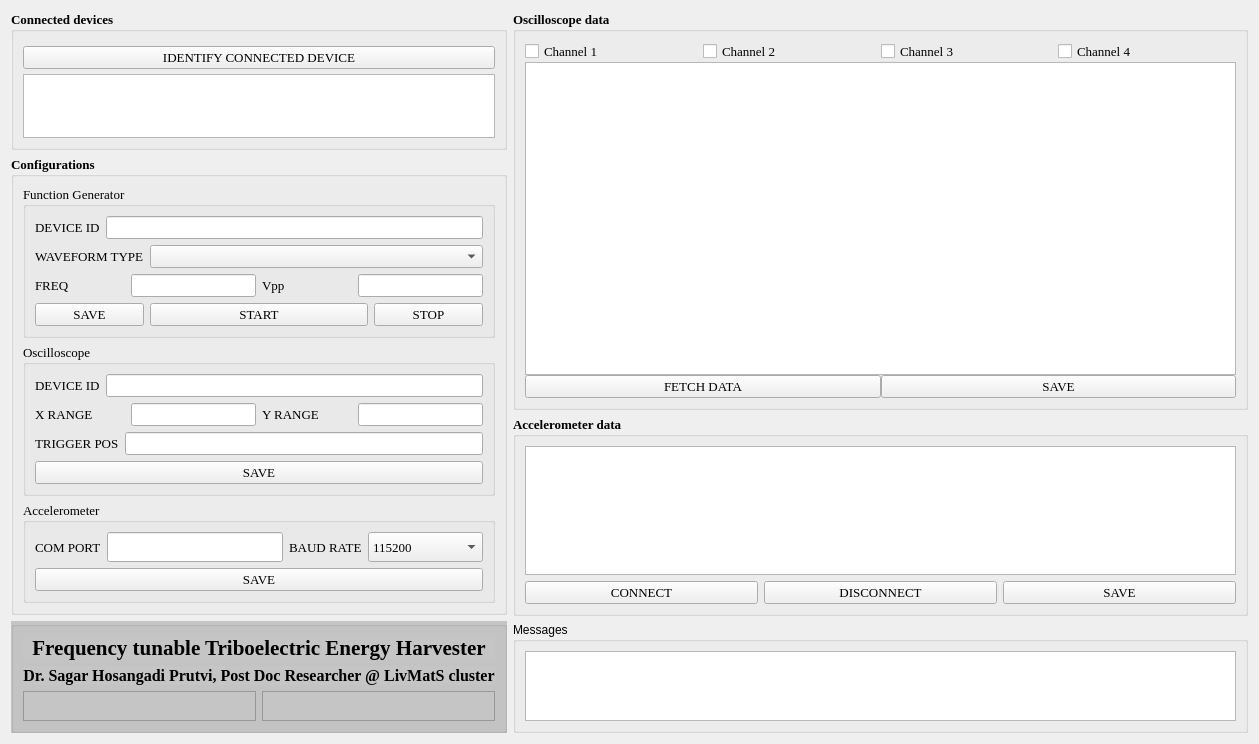
<?xml version="1.0" encoding="UTF-8"?>
<ui version="4.0">
 <class>main_widget</class>
 <widget class="QWidget" name="main_widget">
  <property name="windowModality">
   <enum>Qt::WindowModality::ApplicationModal</enum>
  </property>
  <property name="enabled">
   <bool>true</bool>
  </property>
  <property name="geometry">
   <rect>
    <x>0</x>
    <y>0</y>
    <width>1259</width>
    <height>744</height>
   </rect>
  </property>
  <property name="sizePolicy">
   <sizepolicy hsizetype="Expanding" vsizetype="Expanding">
    <horstretch>0</horstretch>
    <verstretch>0</verstretch>
   </sizepolicy>
  </property>
  <property name="windowTitle">
   <string>Frequency tunable triboelectric test and measurement setup</string>
  </property>
  <layout class="QGridLayout" name="gridLayout_7" rowstretch="0,0,0,0" columnstretch="3,0,0,0,0,10,10,10">
   <item row="0" column="5" rowspan="4" colspan="3">
    <layout class="QVBoxLayout" name="right_box" stretch="20,10,2">
     <item>
      <widget class="QGroupBox" name="scope_box">
       <property name="sizePolicy">
        <sizepolicy hsizetype="Expanding" vsizetype="Expanding">
         <horstretch>0</horstretch>
         <verstretch>0</verstretch>
        </sizepolicy>
       </property>
       <property name="font">
        <font>
         <family>Times New Roman</family>
         <pointsize>10</pointsize>
         <bold>true</bold>
        </font>
       </property>
       <property name="title">
        <string>Oscilloscope data</string>
       </property>
       <property name="flat">
        <bool>false</bool>
       </property>
       <property name="checkable">
        <bool>false</bool>
       </property>
       <layout class="QGridLayout" name="gridLayout_16">
        <property name="spacing">
         <number>0</number>
        </property>
        <item row="0" column="0">
         <layout class="QGridLayout" name="gridLayout_4" columnstretch="1,1,1,1">
          <item row="0" column="0">
           <widget class="QCheckBox" name="scope_channel1">
            <property name="sizePolicy">
             <sizepolicy hsizetype="Expanding" vsizetype="Preferred">
              <horstretch>0</horstretch>
              <verstretch>0</verstretch>
             </sizepolicy>
            </property>
            <property name="font">
             <font>
              <family>Times New Roman</family>
              <pointsize>10</pointsize>
              <bold>false</bold>
             </font>
            </property>
            <property name="text">
             <string>Channel 1</string>
            </property>
           </widget>
          </item>
          <item row="0" column="1">
           <widget class="QCheckBox" name="scope_channel2">
            <property name="sizePolicy">
             <sizepolicy hsizetype="Expanding" vsizetype="Preferred">
              <horstretch>0</horstretch>
              <verstretch>0</verstretch>
             </sizepolicy>
            </property>
            <property name="font">
             <font>
              <family>Times New Roman</family>
              <pointsize>10</pointsize>
              <bold>false</bold>
             </font>
            </property>
            <property name="text">
             <string>Channel 2</string>
            </property>
           </widget>
          </item>
          <item row="0" column="2">
           <widget class="QCheckBox" name="scope_channel3">
            <property name="sizePolicy">
             <sizepolicy hsizetype="Expanding" vsizetype="Preferred">
              <horstretch>0</horstretch>
              <verstretch>0</verstretch>
             </sizepolicy>
            </property>
            <property name="font">
             <font>
              <family>Times New Roman</family>
              <pointsize>10</pointsize>
              <bold>false</bold>
             </font>
            </property>
            <property name="text">
             <string>Channel 3</string>
            </property>
           </widget>
          </item>
          <item row="0" column="3">
           <widget class="QCheckBox" name="scope_channel4">
            <property name="sizePolicy">
             <sizepolicy hsizetype="Expanding" vsizetype="Preferred">
              <horstretch>0</horstretch>
              <verstretch>0</verstretch>
             </sizepolicy>
            </property>
            <property name="font">
             <font>
              <family>Times New Roman</family>
              <pointsize>10</pointsize>
              <bold>false</bold>
             </font>
            </property>
            <property name="text">
             <string>Channel 4</string>
            </property>
           </widget>
          </item>
          <item row="2" column="0" colspan="2">
           <widget class="QPushButton" name="scope_fetch_button">
            <property name="sizePolicy">
             <sizepolicy hsizetype="Expanding" vsizetype="Preferred">
              <horstretch>0</horstretch>
              <verstretch>0</verstretch>
             </sizepolicy>
            </property>
            <property name="font">
             <font>
              <family>Times New Roman</family>
              <pointsize>10</pointsize>
              <bold>false</bold>
             </font>
            </property>
            <property name="text">
             <string>FETCH DATA</string>
            </property>
           </widget>
          </item>
          <item row="2" column="2" colspan="2">
           <widget class="QPushButton" name="scope_data_save_button">
            <property name="sizePolicy">
             <sizepolicy hsizetype="Expanding" vsizetype="Preferred">
              <horstretch>0</horstretch>
              <verstretch>0</verstretch>
             </sizepolicy>
            </property>
            <property name="font">
             <font>
              <family>Times New Roman</family>
              <pointsize>10</pointsize>
              <bold>false</bold>
             </font>
            </property>
            <property name="text">
             <string>SAVE</string>
            </property>
           </widget>
          </item>
          <item row="1" column="0" colspan="4">
           <widget class="QGraphicsView" name="scope_graphics_view">
            <property name="sizePolicy">
             <sizepolicy hsizetype="Expanding" vsizetype="Expanding">
              <horstretch>0</horstretch>
              <verstretch>0</verstretch>
             </sizepolicy>
            </property>
            <property name="font">
             <font>
              <family>Times New Roman</family>
              <pointsize>6</pointsize>
              <bold>false</bold>
             </font>
            </property>
           </widget>
          </item>
         </layout>
        </item>
       </layout>
      </widget>
     </item>
     <item>
      <widget class="QGroupBox" name="accel_box">
       <property name="sizePolicy">
        <sizepolicy hsizetype="Expanding" vsizetype="Expanding">
         <horstretch>0</horstretch>
         <verstretch>0</verstretch>
        </sizepolicy>
       </property>
       <property name="font">
        <font>
         <family>Times New Roman</family>
         <pointsize>10</pointsize>
         <bold>true</bold>
        </font>
       </property>
       <property name="title">
        <string>Accelerometer data</string>
       </property>
       <layout class="QGridLayout" name="gridLayout_8">
        <item row="1" column="0">
         <layout class="QGridLayout" name="gridLayout_5" rowstretch="10,1" columnstretch="1,1,1">
          <item row="0" column="0" colspan="3">
           <widget class="QGraphicsView" name="accel_graph">
            <property name="sizePolicy">
             <sizepolicy hsizetype="Expanding" vsizetype="Expanding">
              <horstretch>0</horstretch>
              <verstretch>0</verstretch>
             </sizepolicy>
            </property>
            <property name="font">
             <font>
              <family>Times New Roman</family>
              <pointsize>8</pointsize>
              <bold>false</bold>
             </font>
            </property>
           </widget>
          </item>
          <item row="1" column="2">
           <widget class="QPushButton" name="accel_save_button">
            <property name="sizePolicy">
             <sizepolicy hsizetype="Expanding" vsizetype="Expanding">
              <horstretch>0</horstretch>
              <verstretch>0</verstretch>
             </sizepolicy>
            </property>
            <property name="font">
             <font>
              <family>Times New Roman</family>
              <pointsize>10</pointsize>
              <bold>false</bold>
             </font>
            </property>
            <property name="text">
             <string>SAVE</string>
            </property>
           </widget>
          </item>
          <item row="1" column="0">
           <widget class="QPushButton" name="accel_fetch_button">
            <property name="sizePolicy">
             <sizepolicy hsizetype="Expanding" vsizetype="Expanding">
              <horstretch>0</horstretch>
              <verstretch>0</verstretch>
             </sizepolicy>
            </property>
            <property name="font">
             <font>
              <family>Times New Roman</family>
              <pointsize>10</pointsize>
              <bold>false</bold>
             </font>
            </property>
            <property name="text">
             <string>CONNECT</string>
            </property>
           </widget>
          </item>
          <item row="1" column="1">
           <widget class="QPushButton" name="accel_disconnect_button">
            <property name="sizePolicy">
             <sizepolicy hsizetype="Minimum" vsizetype="Expanding">
              <horstretch>0</horstretch>
              <verstretch>0</verstretch>
             </sizepolicy>
            </property>
            <property name="font">
             <font>
              <family>Times New Roman</family>
              <pointsize>10</pointsize>
              <bold>false</bold>
             </font>
            </property>
            <property name="text">
             <string>DISCONNECT</string>
            </property>
           </widget>
          </item>
         </layout>
        </item>
       </layout>
      </widget>
     </item>
     <item>
      <widget class="QGroupBox" name="output">
       <property name="sizePolicy">
        <sizepolicy hsizetype="Expanding" vsizetype="Expanding">
         <horstretch>0</horstretch>
         <verstretch>0</verstretch>
        </sizepolicy>
       </property>
       <property name="styleSheet">
        <string notr="true"/>
       </property>
       <property name="title">
        <string>Messages</string>
       </property>
       <layout class="QGridLayout" name="gridLayout_15">
        <item row="0" column="0" rowspan="2">
         <widget class="QTextEdit" name="output_message">
          <property name="sizePolicy">
           <sizepolicy hsizetype="Expanding" vsizetype="Preferred">
            <horstretch>0</horstretch>
            <verstretch>0</verstretch>
           </sizepolicy>
          </property>
          <property name="styleSheet">
           <string notr="true">color: rgb(42, 42, 42);</string>
          </property>
          <property name="readOnly">
           <bool>true</bool>
          </property>
          <property name="html">
           <string>&lt;!DOCTYPE HTML PUBLIC &quot;-//W3C//DTD HTML 4.0//EN&quot; &quot;http://www.w3.org/TR/REC-html40/strict.dtd&quot;&gt;
&lt;html&gt;&lt;head&gt;&lt;meta name=&quot;qrichtext&quot; content=&quot;1&quot; /&gt;&lt;meta charset=&quot;utf-8&quot; /&gt;&lt;style type=&quot;text/css&quot;&gt;
p, li { white-space: pre-wrap; }
hr { height: 1px; border-width: 0; }
li.unchecked::marker { content: &quot;\2610&quot;; }
li.checked::marker { content: &quot;\2612&quot;; }
&lt;/style&gt;&lt;/head&gt;&lt;body style=&quot; font-family:'Segoe UI'; font-size:9pt; font-weight:400; font-style:normal;&quot;&gt;
&lt;p style=&quot;-qt-paragraph-type:empty; margin-top:0px; margin-bottom:0px; margin-left:0px; margin-right:0px; -qt-block-indent:0; text-indent:0px;&quot;&gt;&lt;br /&gt;&lt;/p&gt;&lt;/body&gt;&lt;/html&gt;</string>
          </property>
          <property name="acceptRichText">
           <bool>true</bool>
          </property>
         </widget>
        </item>
       </layout>
      </widget>
     </item>
    </layout>
   </item>
   <item row="0" column="0" rowspan="4">
    <layout class="QVBoxLayout" name="left_box" stretch="6,5,1">
     <item>
      <widget class="QGroupBox" name="con_box">
       <property name="sizePolicy">
        <sizepolicy hsizetype="Expanding" vsizetype="Expanding">
         <horstretch>0</horstretch>
         <verstretch>0</verstretch>
        </sizepolicy>
       </property>
       <property name="minimumSize">
        <size>
         <width>0</width>
         <height>30</height>
        </size>
       </property>
       <property name="font">
        <font>
         <family>Times New Roman</family>
         <pointsize>10</pointsize>
         <bold>true</bold>
        </font>
       </property>
       <property name="title">
        <string>Connected devices</string>
       </property>
       <layout class="QGridLayout" name="gridLayout_9">
        <item row="0" column="0">
         <layout class="QVBoxLayout" name="verticalLayout">
          <property name="spacing">
           <number>5</number>
          </property>
          <property name="topMargin">
           <number>5</number>
          </property>
          <item>
           <widget class="QPushButton" name="identify_res_button">
            <property name="sizePolicy">
             <sizepolicy hsizetype="Preferred" vsizetype="Preferred">
              <horstretch>0</horstretch>
              <verstretch>0</verstretch>
             </sizepolicy>
            </property>
            <property name="font">
             <font>
              <family>Times New Roman</family>
              <pointsize>10</pointsize>
              <bold>false</bold>
             </font>
            </property>
            <property name="text">
             <string>IDENTIFY CONNECTED DEVICE</string>
            </property>
           </widget>
          </item>
          <item>
           <widget class="QTableWidget" name="connected_devices_table">
            <property name="sizePolicy">
             <sizepolicy hsizetype="Expanding" vsizetype="Expanding">
              <horstretch>0</horstretch>
              <verstretch>0</verstretch>
             </sizepolicy>
            </property>
            <property name="minimumSize">
             <size>
              <width>0</width>
              <height>20</height>
             </size>
            </property>
            <property name="font">
             <font>
              <family>Times New Roman</family>
              <pointsize>10</pointsize>
              <bold>false</bold>
             </font>
            </property>
           </widget>
          </item>
         </layout>
        </item>
       </layout>
      </widget>
     </item>
     <item>
      <widget class="QGroupBox" name="config_box">
       <property name="sizePolicy">
        <sizepolicy hsizetype="Expanding" vsizetype="Expanding">
         <horstretch>0</horstretch>
         <verstretch>0</verstretch>
        </sizepolicy>
       </property>
       <property name="font">
        <font>
         <family>Times New Roman</family>
         <pointsize>10</pointsize>
         <bold>true</bold>
        </font>
       </property>
       <property name="title">
        <string>Configurations</string>
       </property>
       <layout class="QGridLayout" name="gridLayout_10" rowstretch="4,4,2,0,0">
        <item row="3" column="0">
         <widget class="QGroupBox" name="scope_config_box">
          <property name="font">
           <font>
            <family>Times New Roman</family>
            <pointsize>10</pointsize>
            <bold>false</bold>
           </font>
          </property>
          <property name="title">
           <string>Oscilloscope</string>
          </property>
          <layout class="QGridLayout" name="gridLayout_13">
           <item row="0" column="0">
            <layout class="QGridLayout" name="gridLayout_2">
             <item row="1" column="0">
              <layout class="QHBoxLayout" name="horizontalLayout_6">
               <item>
                <widget class="QLabel" name="scope_xrange_label">
                 <property name="sizePolicy">
                  <sizepolicy hsizetype="Expanding" vsizetype="Preferred">
                   <horstretch>0</horstretch>
                   <verstretch>0</verstretch>
                  </sizepolicy>
                 </property>
                 <property name="font">
                  <font>
                   <family>Times New Roman</family>
                   <pointsize>10</pointsize>
                   <bold>false</bold>
                  </font>
                 </property>
                 <property name="text">
                  <string>X RANGE</string>
                 </property>
                </widget>
               </item>
               <item>
                <widget class="QLineEdit" name="scope_config_xrange_input">
                 <property name="sizePolicy">
                  <sizepolicy hsizetype="Expanding" vsizetype="Preferred">
                   <horstretch>0</horstretch>
                   <verstretch>0</verstretch>
                  </sizepolicy>
                 </property>
                 <property name="font">
                  <font>
                   <family>Times New Roman</family>
                   <pointsize>10</pointsize>
                   <bold>false</bold>
                  </font>
                 </property>
                </widget>
               </item>
              </layout>
             </item>
             <item row="1" column="1">
              <layout class="QHBoxLayout" name="horizontalLayout_7">
               <item>
                <widget class="QLabel" name="scope_yrange_label">
                 <property name="sizePolicy">
                  <sizepolicy hsizetype="Expanding" vsizetype="Preferred">
                   <horstretch>0</horstretch>
                   <verstretch>0</verstretch>
                  </sizepolicy>
                 </property>
                 <property name="font">
                  <font>
                   <family>Times New Roman</family>
                   <pointsize>10</pointsize>
                   <bold>false</bold>
                  </font>
                 </property>
                 <property name="text">
                  <string>Y RANGE</string>
                 </property>
                </widget>
               </item>
               <item>
                <widget class="QLineEdit" name="scope_config_yrange_input">
                 <property name="sizePolicy">
                  <sizepolicy hsizetype="Expanding" vsizetype="Preferred">
                   <horstretch>0</horstretch>
                   <verstretch>0</verstretch>
                  </sizepolicy>
                 </property>
                 <property name="font">
                  <font>
                   <family>Times New Roman</family>
                   <pointsize>10</pointsize>
                   <bold>false</bold>
                  </font>
                 </property>
                </widget>
               </item>
              </layout>
             </item>
             <item row="0" column="0" colspan="2">
              <layout class="QHBoxLayout" name="horizontalLayout_5">
               <item>
                <widget class="QLabel" name="scope_id_label">
                 <property name="sizePolicy">
                  <sizepolicy hsizetype="Preferred" vsizetype="Minimum">
                   <horstretch>0</horstretch>
                   <verstretch>0</verstretch>
                  </sizepolicy>
                 </property>
                 <property name="minimumSize">
                  <size>
                   <width>0</width>
                   <height>0</height>
                  </size>
                 </property>
                 <property name="text">
                  <string>DEVICE ID</string>
                 </property>
                </widget>
               </item>
               <item>
                <widget class="QLineEdit" name="scope_config_id_input">
                 <property name="sizePolicy">
                  <sizepolicy hsizetype="Expanding" vsizetype="Preferred">
                   <horstretch>0</horstretch>
                   <verstretch>0</verstretch>
                  </sizepolicy>
                 </property>
                </widget>
               </item>
              </layout>
             </item>
             <item row="2" column="0" colspan="2">
              <layout class="QHBoxLayout" name="horizontalLayout_8">
               <item>
                <widget class="QLabel" name="scope_trigger_label">
                 <property name="sizePolicy">
                  <sizepolicy hsizetype="Preferred" vsizetype="Preferred">
                   <horstretch>0</horstretch>
                   <verstretch>0</verstretch>
                  </sizepolicy>
                 </property>
                 <property name="font">
                  <font>
                   <family>Times New Roman</family>
                   <pointsize>10</pointsize>
                   <bold>false</bold>
                  </font>
                 </property>
                 <property name="text">
                  <string>TRIGGER POS</string>
                 </property>
                </widget>
               </item>
               <item>
                <widget class="QLineEdit" name="scope_config_trigger_input">
                 <property name="sizePolicy">
                  <sizepolicy hsizetype="Expanding" vsizetype="Preferred">
                   <horstretch>0</horstretch>
                   <verstretch>0</verstretch>
                  </sizepolicy>
                 </property>
                 <property name="font">
                  <font>
                   <family>Times New Roman</family>
                   <pointsize>10</pointsize>
                   <bold>false</bold>
                  </font>
                 </property>
                </widget>
               </item>
              </layout>
             </item>
             <item row="3" column="0" colspan="2">
              <widget class="QPushButton" name="scope_config_save_button">
               <property name="sizePolicy">
                <sizepolicy hsizetype="Minimum" vsizetype="Preferred">
                 <horstretch>0</horstretch>
                 <verstretch>0</verstretch>
                </sizepolicy>
               </property>
               <property name="font">
                <font>
                 <family>Times New Roman</family>
                 <pointsize>10</pointsize>
                 <bold>false</bold>
                </font>
               </property>
               <property name="text">
                <string>SAVE</string>
               </property>
              </widget>
             </item>
            </layout>
           </item>
          </layout>
         </widget>
        </item>
        <item row="4" column="0">
         <widget class="QGroupBox" name="accel_config_box">
          <property name="font">
           <font>
            <family>Times New Roman</family>
            <pointsize>10</pointsize>
            <bold>false</bold>
           </font>
          </property>
          <property name="title">
           <string>Accelerometer</string>
          </property>
          <layout class="QGridLayout" name="gridLayout_11">
           <item row="0" column="0">
            <layout class="QGridLayout" name="gridLayout_3" rowstretch="1,1">
             <item row="0" column="1">
              <layout class="QHBoxLayout" name="horizontalLayout_10">
               <item>
                <widget class="QLabel" name="com_baud_rate_label">
                 <property name="sizePolicy">
                  <sizepolicy hsizetype="Preferred" vsizetype="Preferred">
                   <horstretch>0</horstretch>
                   <verstretch>0</verstretch>
                  </sizepolicy>
                 </property>
                 <property name="text">
                  <string>BAUD RATE</string>
                 </property>
                </widget>
               </item>
               <item>
                <widget class="QComboBox" name="com_baud_rate_input">
                 <property name="sizePolicy">
                  <sizepolicy hsizetype="Expanding" vsizetype="Preferred">
                   <horstretch>0</horstretch>
                   <verstretch>0</verstretch>
                  </sizepolicy>
                 </property>
                 <item>
                  <property name="text">
                   <string>115200</string>
                  </property>
                 </item>
                 <item>
                  <property name="text">
                   <string>57600</string>
                  </property>
                 </item>
                 <item>
                  <property name="text">
                   <string>38400</string>
                  </property>
                 </item>
                 <item>
                  <property name="text">
                   <string>19200</string>
                  </property>
                 </item>
                 <item>
                  <property name="text">
                   <string>9600</string>
                  </property>
                 </item>
                 <item>
                  <property name="text">
                   <string>4800</string>
                  </property>
                 </item>
                </widget>
               </item>
              </layout>
             </item>
             <item row="1" column="0" colspan="2">
              <widget class="QPushButton" name="accel_config_save_button">
               <property name="sizePolicy">
                <sizepolicy hsizetype="Expanding" vsizetype="Preferred">
                 <horstretch>0</horstretch>
                 <verstretch>0</verstretch>
                </sizepolicy>
               </property>
               <property name="text">
                <string>SAVE</string>
               </property>
              </widget>
             </item>
             <item row="0" column="0">
              <layout class="QHBoxLayout" name="horizontalLayout_9">
               <item>
                <widget class="QLabel" name="accel_com_label">
                 <property name="sizePolicy">
                  <sizepolicy hsizetype="Preferred" vsizetype="Preferred">
                   <horstretch>0</horstretch>
                   <verstretch>0</verstretch>
                  </sizepolicy>
                 </property>
                 <property name="font">
                  <font>
                   <family>Times New Roman</family>
                   <pointsize>10</pointsize>
                   <bold>false</bold>
                  </font>
                 </property>
                 <property name="text">
                  <string>COM PORT</string>
                 </property>
                </widget>
               </item>
               <item>
                <widget class="QLineEdit" name="accel_config_com_input">
                 <property name="sizePolicy">
                  <sizepolicy hsizetype="Preferred" vsizetype="Preferred">
                   <horstretch>0</horstretch>
                   <verstretch>0</verstretch>
                  </sizepolicy>
                 </property>
                 <property name="font">
                  <font>
                   <family>Times New Roman</family>
                   <pointsize>14</pointsize>
                   <bold>false</bold>
                  </font>
                 </property>
                </widget>
               </item>
              </layout>
             </item>
            </layout>
           </item>
          </layout>
         </widget>
        </item>
        <item row="0" column="0" rowspan="3">
         <widget class="QGroupBox" name="fun_config_box">
          <property name="sizePolicy">
           <sizepolicy hsizetype="Preferred" vsizetype="Preferred">
            <horstretch>0</horstretch>
            <verstretch>0</verstretch>
           </sizepolicy>
          </property>
          <property name="font">
           <font>
            <family>Times New Roman</family>
            <pointsize>10</pointsize>
            <bold>false</bold>
           </font>
          </property>
          <property name="title">
           <string>Function Generator</string>
          </property>
          <layout class="QGridLayout" name="gridLayout">
           <item row="0" column="0" colspan="2">
            <layout class="QHBoxLayout" name="horizontalLayout">
             <item>
              <widget class="QLabel" name="fun_id_label">
               <property name="text">
                <string>DEVICE ID</string>
               </property>
              </widget>
             </item>
             <item>
              <widget class="QLineEdit" name="fun_id_input">
               <property name="sizePolicy">
                <sizepolicy hsizetype="Expanding" vsizetype="Preferred">
                 <horstretch>0</horstretch>
                 <verstretch>0</verstretch>
                </sizepolicy>
               </property>
              </widget>
             </item>
            </layout>
           </item>
           <item row="1" column="0" colspan="2">
            <layout class="QHBoxLayout" name="horizontalLayout_2">
             <item>
              <widget class="QLabel" name="waveform_type_label">
               <property name="sizePolicy">
                <sizepolicy hsizetype="Preferred" vsizetype="Preferred">
                 <horstretch>0</horstretch>
                 <verstretch>0</verstretch>
                </sizepolicy>
               </property>
               <property name="font">
                <font>
                 <family>Times New Roman</family>
                 <pointsize>10</pointsize>
                 <bold>false</bold>
                </font>
               </property>
               <property name="text">
                <string>WAVEFORM TYPE</string>
               </property>
              </widget>
             </item>
             <item>
              <widget class="QComboBox" name="fun_config_waveform_input">
               <property name="sizePolicy">
                <sizepolicy hsizetype="Expanding" vsizetype="Preferred">
                 <horstretch>0</horstretch>
                 <verstretch>0</verstretch>
                </sizepolicy>
               </property>
               <property name="font">
                <font>
                 <family>Times New Roman</family>
                 <pointsize>10</pointsize>
                 <bold>false</bold>
                </font>
               </property>
               <property name="editable">
                <bool>false</bool>
               </property>
               <property name="currentText">
                <string/>
               </property>
               <property name="currentIndex">
                <number>-1</number>
               </property>
               <property name="placeholderText">
                <string>Please select waveform</string>
               </property>
               <item>
                <property name="text">
                 <string>Sine</string>
                </property>
               </item>
               <item>
                <property name="text">
                 <string>Triangular</string>
                </property>
               </item>
               <item>
                <property name="text">
                 <string>Square</string>
                </property>
               </item>
              </widget>
             </item>
            </layout>
           </item>
           <item row="2" column="0">
            <layout class="QHBoxLayout" name="horizontalLayout_3">
             <item>
              <widget class="QLabel" name="freq_input_label">
               <property name="sizePolicy">
                <sizepolicy hsizetype="Expanding" vsizetype="Preferred">
                 <horstretch>0</horstretch>
                 <verstretch>0</verstretch>
                </sizepolicy>
               </property>
               <property name="font">
                <font>
                 <family>Times New Roman</family>
                 <pointsize>10</pointsize>
                 <bold>false</bold>
                </font>
               </property>
               <property name="text">
                <string>FREQ</string>
               </property>
              </widget>
             </item>
             <item>
              <widget class="QLineEdit" name="fun_config_freq_input">
               <property name="sizePolicy">
                <sizepolicy hsizetype="Expanding" vsizetype="Preferred">
                 <horstretch>0</horstretch>
                 <verstretch>0</verstretch>
                </sizepolicy>
               </property>
               <property name="font">
                <font>
                 <family>Times New Roman</family>
                 <pointsize>10</pointsize>
                 <bold>false</bold>
                </font>
               </property>
              </widget>
             </item>
            </layout>
           </item>
           <item row="2" column="1">
            <layout class="QHBoxLayout" name="horizontalLayout_4">
             <item>
              <widget class="QLabel" name="vpp_label">
               <property name="sizePolicy">
                <sizepolicy hsizetype="Expanding" vsizetype="Preferred">
                 <horstretch>0</horstretch>
                 <verstretch>0</verstretch>
                </sizepolicy>
               </property>
               <property name="font">
                <font>
                 <family>Times New Roman</family>
                 <pointsize>10</pointsize>
                 <bold>false</bold>
                </font>
               </property>
               <property name="text">
                <string>Vpp</string>
               </property>
              </widget>
             </item>
             <item>
              <widget class="QLineEdit" name="fun_config_vpp_input">
               <property name="sizePolicy">
                <sizepolicy hsizetype="Expanding" vsizetype="Preferred">
                 <horstretch>0</horstretch>
                 <verstretch>0</verstretch>
                </sizepolicy>
               </property>
               <property name="font">
                <font>
                 <family>Times New Roman</family>
                 <pointsize>10</pointsize>
                 <bold>false</bold>
                </font>
               </property>
               <property name="inputMethodHints">
                <set>Qt::InputMethodHint::ImhDigitsOnly</set>
               </property>
              </widget>
             </item>
            </layout>
           </item>
           <item row="3" column="0" colspan="2">
            <layout class="QHBoxLayout" name="horizontalLayout_11" stretch="1,2,1">
             <item>
              <widget class="QPushButton" name="fun_save_button">
               <property name="sizePolicy">
                <sizepolicy hsizetype="Expanding" vsizetype="Preferred">
                 <horstretch>0</horstretch>
                 <verstretch>0</verstretch>
                </sizepolicy>
               </property>
               <property name="font">
                <font>
                 <family>Times New Roman</family>
                 <pointsize>10</pointsize>
                 <bold>false</bold>
                </font>
               </property>
               <property name="text">
                <string>SAVE</string>
               </property>
              </widget>
             </item>
             <item>
              <widget class="QPushButton" name="fun_start_button">
               <property name="sizePolicy">
                <sizepolicy hsizetype="Expanding" vsizetype="Preferred">
                 <horstretch>0</horstretch>
                 <verstretch>0</verstretch>
                </sizepolicy>
               </property>
               <property name="font">
                <font>
                 <family>Times New Roman</family>
                 <pointsize>10</pointsize>
                 <bold>false</bold>
                </font>
               </property>
               <property name="text">
                <string>START</string>
               </property>
              </widget>
             </item>
             <item>
              <widget class="QPushButton" name="fun_stop_button">
               <property name="text">
                <string>STOP</string>
               </property>
              </widget>
             </item>
            </layout>
           </item>
          </layout>
         </widget>
        </item>
       </layout>
      </widget>
     </item>
     <item>
      <widget class="QGroupBox" name="information_box">
       <property name="sizePolicy">
        <sizepolicy hsizetype="Expanding" vsizetype="Preferred">
         <horstretch>0</horstretch>
         <verstretch>0</verstretch>
        </sizepolicy>
       </property>
       <property name="font">
        <font>
         <family>Times New Roman</family>
         <pointsize>12</pointsize>
        </font>
       </property>
       <property name="styleSheet">
        <string notr="true">background-color: rgb(197, 197, 197);</string>
       </property>
       <property name="title">
        <string/>
       </property>
       <property name="alignment">
        <set>Qt::AlignmentFlag::AlignCenter</set>
       </property>
       <layout class="QGridLayout" name="gridLayout_6" rowstretch="3,2,1">
        <item row="0" column="0" colspan="2">
         <widget class="QLabel" name="project_name">
          <property name="sizePolicy">
           <sizepolicy hsizetype="Preferred" vsizetype="Preferred">
            <horstretch>0</horstretch>
            <verstretch>0</verstretch>
           </sizepolicy>
          </property>
          <property name="font">
           <font>
            <family>Times New Roman</family>
            <pointsize>16</pointsize>
            <bold>true</bold>
           </font>
          </property>
          <property name="text">
           <string>Frequency tunable Triboelectric Energy Harvester</string>
          </property>
          <property name="alignment">
           <set>Qt::AlignmentFlag::AlignCenter</set>
          </property>
         </widget>
        </item>
        <item row="1" column="0" colspan="2">
         <widget class="QLabel" name="author">
          <property name="font">
           <font>
            <family>Times New Roman</family>
            <pointsize>12</pointsize>
            <bold>true</bold>
           </font>
          </property>
          <property name="text">
           <string>Dr. Sagar Hosangadi Prutvi, Post Doc Researcher @ LivMatS cluster</string>
          </property>
          <property name="alignment">
           <set>Qt::AlignmentFlag::AlignHCenter|Qt::AlignmentFlag::AlignTop</set>
          </property>
         </widget>
        </item>
        <item row="2" column="0">
         <widget class="QGraphicsView" name="imtek_logo">
          <property name="sizePolicy">
           <sizepolicy hsizetype="Expanding" vsizetype="Preferred">
            <horstretch>0</horstretch>
            <verstretch>0</verstretch>
           </sizepolicy>
          </property>
          <property name="minimumSize">
           <size>
            <width>0</width>
            <height>30</height>
           </size>
          </property>
         </widget>
        </item>
        <item row="2" column="1">
         <widget class="QGraphicsView" name="logo_space">
          <property name="sizePolicy">
           <sizepolicy hsizetype="Expanding" vsizetype="Preferred">
            <horstretch>0</horstretch>
            <verstretch>0</verstretch>
           </sizepolicy>
          </property>
          <property name="minimumSize">
           <size>
            <width>0</width>
            <height>30</height>
           </size>
          </property>
         </widget>
        </item>
       </layout>
      </widget>
     </item>
    </layout>
   </item>
  </layout>
 </widget>
 <resources/>
 <connections/>
</ui>
